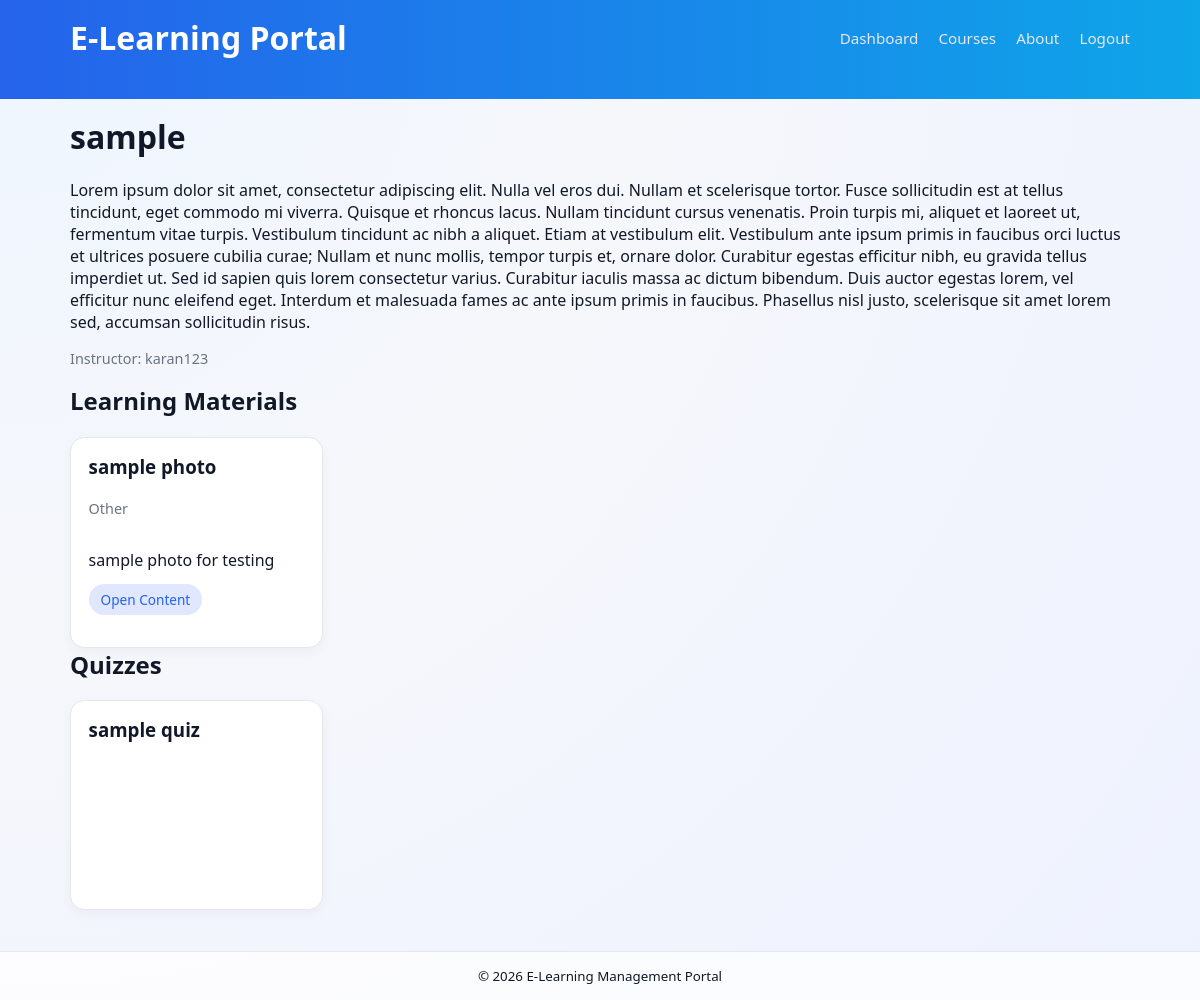
The app's page /courses/2 (signed in) with its own data.
### main.py (models this page shows, shortened)
class Course(db.Model):
    id = db.Column(db.Integer, primary_key=True)
    title = db.Column(db.String(150), nullable=False)
    description = db.Column(db.Text, nullable=True)
    created_at = db.Column(db.DateTime, default=datetime.utcnow)
    instructor_id = db.Column(db.Integer, db.ForeignKey("user.id"), nullable=False)
    contents = db.relationship("Content", backref="course", lazy=True, cascade="all, delete-orphan")
    quizzes = db.relationship("Quiz", backref="course", lazy=True, cascade="all, delete-orphan")
    enrollments = db.relationship("Enrollment", backref="course", lazy=True, cascade="all, delete-orphan")

class User(UserMixin, db.Model):
    id = db.Column(db.Integer, primary_key=True)
    username = db.Column(db.String(80), unique=True, nullable=False)
    email = db.Column(db.String(120), unique=True, nullable=False)
    password_hash = db.Column(db.String(255), nullable=False)
    role = db.Column(db.String(20), nullable=False, default="student")  # student/instructor
    courses = db.relationship("Course", backref="instructor", lazy=True)
    enrollments = db.relationship("Enrollment", backref="student", lazy=True)
    def is_instructor(self) -> bool:
        return self.role == "instructor"
    def is_student(self) -> bool:
        return self.role == "student"

class Content(db.Model):
    id = db.Column(db.Integer, primary_key=True)
    course_id = db.Column(db.Integer, db.ForeignKey("course.id"), nullable=False)
    title = db.Column(db.String(150), nullable=False)
    description = db.Column(db.Text, nullable=True)
    content_type = db.Column(db.String(20), nullable=False)  # video/pdf/other
    file_path = db.Column(db.String(255), nullable=False)
    uploaded_at = db.Column(db.DateTime, default=datetime.utcnow)

class Quiz(db.Model):
    id = db.Column(db.Integer, primary_key=True)
    course_id = db.Column(db.Integer, db.ForeignKey("course.id"), nullable=False)
    title = db.Column(db.String(150), nullable=False)
    created_at = db.Column(db.DateTime, default=datetime.utcnow)
    questions = db.relationship("Question", backref="quiz", lazy=True, cascade="all, delete-orphan")
    attempts = db.relationship("Attempt", backref="quiz", lazy=True, cascade="all, delete-orphan")

### main.py (the view)
    @app.route("/courses/<int:course_id>")
    @login_required
    def course_detail(course_id: int):
        course = Course.query.get_or_404(course_id)
        enrolled = False
        if current_user.is_student():
            enrolled = (
                Enrollment.query.filter_by(student_id=current_user.id, course_id=course.id).first()
                is not None
            )
        return render_template("course_detail.html", course=course, enrolled=enrolled)

### main.py (called while the page is built)
@login_manager.user_loader
def load_user(user_id: str) -> User | None:
    return db.session.get(User, int(user_id))

### templates/course_detail.html (shortened to what this page needs)
{% extends "base.html" %}
{% block content %}
<h1>{{ course.title }}</h1>
<p>{{ course.description or "No description." }}</p>
<p class="muted">Instructor: {{ course.instructor.username }}</p>
<section>
    <h2>Learning Materials</h2>
    {% if course.contents %}
        <div class="cards">
            {% for content in course.contents %}
                <article class="card">
                    <h3>{{ content.title }}</h3>
                    <p class="muted">{{ content.content_type|capitalize }}</p>
                    <p class="card-desc">{{ content.description or "No description for this material." }}</p>
                    <div class="toolbar">
                        <a class="btn small secondary"
                           href="{{ url_for('view_content', content_id=content.id) }}">
                            Open Content
                        </a>
                    </div>
                </article>
            {% endfor %}
        </div>
    {% else %}
        <p>No content uploaded yet.</p>
    {% endif %}
</section>
<section>
    <h2>Quizzes</h2>
    {% if course.quizzes %}
        <div class="cards">
            {% for quiz in course.quizzes %}
                <article class="card">
                    <h3>{{ quiz.title }}</h3>
                </article>
            {% endfor %}
        </div>
    {% else %}
        <p>No quizzes available for this course.</p>
    {% endif %}
</section>
{% endblock %}

### static/style.css (style rules this page uses)
:root { --bg: #f5f7fb; --surface: #ffffff; --primary: #2563eb; --primary-soft: #e0e7ff; --accent: #0ea5e9; --text: #111827; --muted: #6b7280; --border: #e5e7eb; --danger: #b91c1c; --success: #15803d; --warning: #b45309; }
*, *::before, *::after { box-sizing: border-box; }
html, body { height: 100%; }
body { margin: 0; font-family: system-ui, -apple-system, BlinkMacSystemFont, "Segoe UI", sans-serif; background: radial-gradient(circle at top left, #eff6ff 0, #f5f7fb 40%, #eef2ff 100%); color: var(--text); display: flex; flex-direction: column; justify-content: flex-start; align-items: stretch; text-align: left; }
h1, h2, h3 { margin-top: 0; }
.cards { display: grid; grid-template-columns: repeat(auto-fill, minmax(250px, 1fr)); gap: 1rem; margin-top: 1rem; align-items: start; }
.card { background: var(--surface); border-radius: 0.9rem; padding: 1rem 1.1rem; border: 1px solid var(--border); box-shadow: 0 4px 12px rgba(15, 23, 42, 0.04); display: flex; flex-direction: column; min-height: 210px; justify-content: flex-start; }
.card h3 { margin-bottom: 0.35rem; }
.card-desc { flex: 1 1 auto; margin-bottom: 0.35rem; overflow: hidden; display: -webkit-box; -webkit-line-clamp: 3; -webkit-box-orient: vertical; }
.muted { color: var(--muted); font-size: 0.9rem; }
.btn { display: inline-flex; align-items: center; justify-content: center; padding: 0.55rem 1.1rem; border-radius: 999px; font-size: 0.95rem; border: none; cursor: pointer; text-decoration: none; transition: transform 0.1s ease, box-shadow 0.1s ease, background 0.1s ease; }
.btn.secondary { background: var(--primary-soft); color: var(--primary); }
.btn.small { padding: 0.35rem 0.75rem; font-size: 0.85rem; }
.toolbar { margin: 0.5rem 0 1rem; }

### records on screen
Course: title "sample", description "Lorem ipsum dolor sit amet, consectetur adipiscing elit. Nulla vel eros dui. Nullam et scelerisque tortor. Fusce sollicitudin est at tellus tincidunt, eget commodo mi viverra. Quisque et rhoncus lacus. Nullam tincidunt cursus venenatis. Proin turpis mi, aliquet et laoreet ut, fermentum vitae turpis. Vestibulum tincidunt ac nibh a aliquet. Etiam at vestibulum elit. Vestibulum ante ipsum primis in faucibus orci luctus et ultrices posuere cubilia curae; Nullam et nunc mollis, tempor turpis et, ornare dolor. Curabitur egestas efficitur nibh, eu gravida tellus imperdiet ut. Sed id sapien quis lorem consectetur varius. Curabitur iaculis massa ac dictum bibendum. Duis auctor egestas lorem, vel…"
User: instructor.username "karan123"
Content: title "sample photo", content_type "Other", description "sample photo for testing"
Quiz: title "sample quiz"

### other values on screen
{{ 2026 }} "2026"
